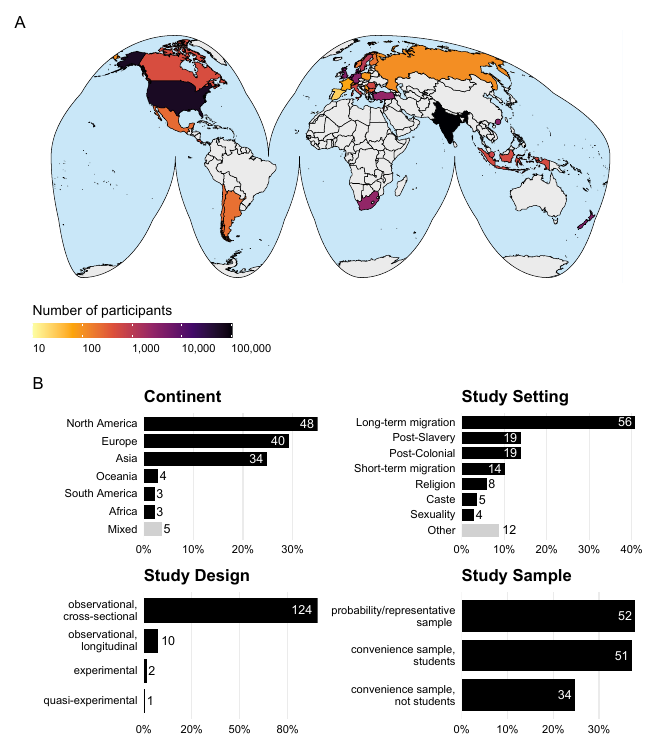

Write R code to recreate this figure.
rm(list = ls())

# Notes -------------------------------------------------------------------


# Library -----------------------------------------------------------------

  # Load packages
  library(tidyverse); library(numform); library(patchwork)

# Visualize ---------------------------------------------------------------

  # Figure 2a
  source("figures/figure-2a.R")


# Prepare -----------------------------------------------------------------

  # Import data
  dl <- read_rds("data/dl.rds")
  
  # Select variables
  dl <- dl %>% 
    select(
      id,
      sample,
      n,
      country:publication_status 
    ) %>% 
    distinct()

# Visualize ---------------------------------------------------------------

  # Figure 2b
  f_2b <- dl %>% 
    mutate(
      continent = case_when(
        str_detect(continent, ",") ~ "Mixed",
        TRUE ~ continent
      )
    ) %>% 
    group_by(continent) %>% 
    summarize(
      N = sum(n),
      I = n(),
      J = n_distinct(id)
    ) %>% 
    mutate(
      P = I/sum(I)
    ) %>% 
    arrange(P) %>% 
    mutate(
      continent = factor(continent, levels = c("Mixed", continent[continent != "Mixed"]))
    ) %>% 
    ggplot(., aes(x = P, y = continent)) +
    geom_col(
      aes(fill = if_else(continent == "Mixed", "grey82", "black")),
      width = 0.8
    ) +
    geom_text(
      aes(
        label = I,
        colour = if_else(P < 0.10, "black", "white"),
        hjust = if_else(P < 0.10, -0.25, 1.25)
      ),
      size = 9/.pt
    ) +
    scale_x_continuous(
      labels = scales::percent,
      expand = c(0, 0)
    ) +
    scale_colour_identity() + 
    scale_fill_identity() +
    theme_minimal(base_size = 10) +
    theme(
      legend.position = "none",
      plot.title = element_text(colour = "black", face = "bold"),
      axis.text = element_text(colour = "black"),
      axis.title = element_blank(),
      panel.grid = element_blank(),
      panel.grid.major.x = element_line(colour = "grey92")
    ) +
    labs(
      tag = "B",
      title = "Continent"
    )

  # Figure 2c
  f_2c <- dl %>%
    mutate(
      study_setting = case_when(
        str_detect(study_setting, ",") ~ "Other",
        study_setting == "Slavery" ~ "Post-Slavery",
        study_setting == "Colonization" ~ "Post-Colonial",
        TRUE ~ study_setting
      )
    ) %>% 
    group_by(study_setting) %>% 
    summarize(
      N = sum(n),
      I = n(),
      J = n_distinct(id)
    ) %>% 
    mutate(
      P = I/sum(I)
    ) %>% 
    arrange(P) %>% 
    filter(!is.na(study_setting)) %>% 
    mutate(
      study_setting = factor(study_setting, levels = c("Other", study_setting[study_setting != "Other"]))
    ) %>% 
    ggplot(., aes(x = P, y = study_setting)) +
    geom_col(
      aes(fill = if_else(study_setting == "Other", "grey82", "black")),
      width = 0.8
    ) +
    geom_text(
      aes(
        label = I,
        colour = if_else(P < 0.10, "black", "white"),
        hjust = if_else(P < 0.10, -0.25, 1.25)
      ),
      size = 9/.pt
    ) +
    scale_x_continuous(
      labels = scales::percent,
      expand = c(0, 0)
    ) +
    scale_colour_identity() + 
    scale_fill_identity() +
    theme_minimal(base_size = 10) +
    theme(
      legend.position = "none",
      plot.title = element_text(colour = "black", face = "bold"),
      axis.text = element_text(colour = "black"),
      axis.title = element_blank(),
      panel.grid = element_blank(),
      panel.grid.major.x = element_line(colour = "grey92")
    ) +
    labs(
      title = "Study Setting"
    )
  
  # Figure 2d
  f_2d <- dl %>%
    mutate(
      study_design = recode(
        study_design,
        "experimental (random assignment)" = "experimental",
        "quasi-experimental (no random assignment)" = "quasi-experimental",
        "observational, longitudinal" = "observational,\nlongitudinal",
        "observational, cross-sectional" = "observational,\ncross-sectional"
      )
    ) %>%
    group_by(study_design) %>% 
    summarize(
      N = sum(n),
      I = n(),
      J = n_distinct(id)
    ) %>% 
    mutate(
      P = I/sum(I)
    ) %>% 
    arrange(P) %>% 
    mutate(
      study_design = factor(study_design, levels = study_design)
    ) %>% 
    ggplot(., aes(x = P, y = study_design)) +
    geom_col(
      fill = "black",
      width = 0.8
    ) +
    geom_text(
      aes(
        label = I,
        colour = if_else(P < 0.10, "black", "white"),
        hjust = if_else(P < 0.10, -0.25, 1.25)
      ),
      size = 9/.pt
    ) +
    scale_x_continuous(
      labels = scales::percent,
      expand = c(0, 0)
    ) +
    scale_colour_identity() + 
    scale_fill_identity() +
    theme_minimal(base_size = 10) +
    theme(
      legend.position = "none",
      plot.title = element_text(colour = "black", face = "bold"),
      axis.text = element_text(colour = "black"),
      axis.title = element_blank(),
      panel.grid = element_blank(),
      panel.grid.major.x = element_line(colour = "grey92")
    ) +
    labs(
      title = "Study Design"
    )
  
  # Figure 2d
  f_2e <- dl %>%
    mutate(
      study_sample = recode(
        study_sample,
        "convenience sample, non-students (no random sampling)" = "convenience sample,\nnot students",
        "convenience sample, students (no random sampling)" = "convenience sample,\nstudents",
        "probability or representative sample" = "probability/representative\nsample "
      )
    ) %>%
    group_by(study_sample) %>% 
    summarize(
      N = sum(n),
      I = n(),
      J = n_distinct(id)
    ) %>% 
    mutate(
      P = I/sum(I)
    ) %>% 
    arrange(P) %>% 
    mutate(
      study_sample = factor(study_sample, levels = study_sample)
    ) %>% 
    ggplot(., aes(x = P, y = study_sample)) +
    geom_col(
      fill = "black",
      width = 0.8
    ) +
    geom_text(
      aes(
        label = I,
        colour = if_else(P < 0.10, "black", "white"),
        hjust = if_else(P < 0.10, -0.25, 1.25)
      ),
      size = 9/.pt
    ) +
    scale_x_continuous(
      labels = scales::percent,
      expand = c(0, 0)
    ) +
    scale_colour_identity() + 
    scale_fill_identity() +
    theme_minimal(base_size = 10) +
    theme(
      legend.position = "none",
      plot.title = element_text(colour = "black", face = "bold"),
      axis.text = element_text(colour = "black"),
      axis.title = element_blank(),
      panel.grid = element_blank(),
      panel.grid.major.x = element_line(colour = "grey92")
    ) +
    labs(
      title = "Study Sample"
    )

# Combine -----------------------------------------------------------------
  
  # Combine figures
  f_2a + f_2b + f_2c + f_2d + f_2e + plot_layout(
    heights = c(2, 1, 1),
    widths = c(0, 1, 1),
    design = "
    AAA
    #BC
    #DE
    "
  ) + plot_annotation(
    theme = theme(plot.tag = element_text(face = "bold"))
  )

# Export ------------------------------------------------------------------
  
  # Export figure (as .pdf)
  ggsave(
    "figures/figure-2.pdf",
    width = 6.5, height = 7.5, units = "in",
    device = cairo_pdf
  )
  
  # Export figure (as .png)
  ggsave(
    "figures/figure-2.png",
    width = 6.5, height = 7.5, units = "in",
    dpi = 600
  )    
    